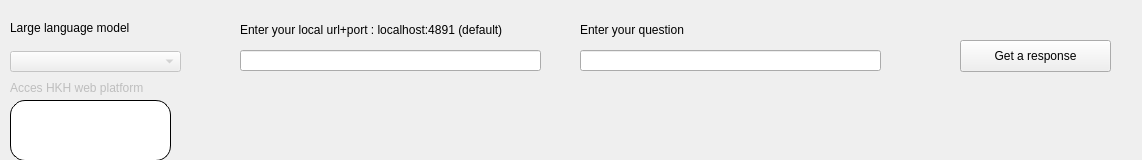
<?xml version="1.0" encoding="UTF-8"?>
<ui version="4.0">
 <class>Form</class>
 <widget class="QWidget" name="Form">
  <property name="geometry">
   <rect>
    <x>0</x>
    <y>0</y>
    <width>1142</width>
    <height>160</height>
   </rect>
  </property>
  <property name="windowTitle">
   <string>Form</string>
  </property>
  <widget class="QComboBox" name="comboBox_variable_supp">
   <property name="enabled">
    <bool>false</bool>
   </property>
   <property name="geometry">
    <rect>
     <x>10</x>
     <y>51</y>
     <width>171</width>
     <height>21</height>
    </rect>
   </property>
  </widget>
  <widget class="QLabel" name="label_formula">
   <property name="enabled">
    <bool>false</bool>
   </property>
   <property name="geometry">
    <rect>
     <x>10</x>
     <y>80</y>
     <width>161</width>
     <height>16</height>
    </rect>
   </property>
   <property name="text">
    <string>Acces HKH web platform</string>
   </property>
  </widget>
  <widget class="QLabel" name="label_2">
   <property name="geometry">
    <rect>
     <x>10</x>
     <y>20</y>
     <width>161</width>
     <height>16</height>
    </rect>
   </property>
   <property name="text">
    <string>Large language model</string>
   </property>
  </widget>
  <widget class="QPushButton" name="applyButton">
   <property name="geometry">
    <rect>
     <x>960</x>
     <y>40</y>
     <width>151</width>
     <height>32</height>
    </rect>
   </property>
   <property name="text">
    <string>Get a response</string>
   </property>
  </widget>
  <widget class="QPushButton" name="pushButton_show_hkh_website">
   <property name="geometry">
    <rect>
     <x>10</x>
     <y>100</y>
     <width>161</width>
     <height>61</height>
    </rect>
   </property>
   <property name="styleSheet">
    <string notr="true">background-color: white;
color: black;
border-style: outset;
border-width: 1px;
border-color: black;
border-radius: 15px;</string>
   </property>
   <property name="text">
    <string/>
   </property>
  </widget>
  <widget class="QLabel" name="label_3">
   <property name="geometry">
    <rect>
     <x>240</x>
     <y>20</y>
     <width>311</width>
     <height>20</height>
    </rect>
   </property>
   <property name="text">
    <string>Enter your local url+port : localhost:4891 (default)</string>
   </property>
  </widget>
  <widget class="QLineEdit" name="localhost">
   <property name="geometry">
    <rect>
     <x>240</x>
     <y>50</y>
     <width>301</width>
     <height>21</height>
    </rect>
   </property>
  </widget>
  <widget class="QLabel" name="label_4">
   <property name="geometry">
    <rect>
     <x>580</x>
     <y>20</y>
     <width>311</width>
     <height>20</height>
    </rect>
   </property>
   <property name="text">
    <string>Enter your question</string>
   </property>
  </widget>
  <widget class="QLineEdit" name="message">
   <property name="geometry">
    <rect>
     <x>580</x>
     <y>50</y>
     <width>301</width>
     <height>21</height>
    </rect>
   </property>
  </widget>
 </widget>
 <resources/>
 <connections/>
</ui>
